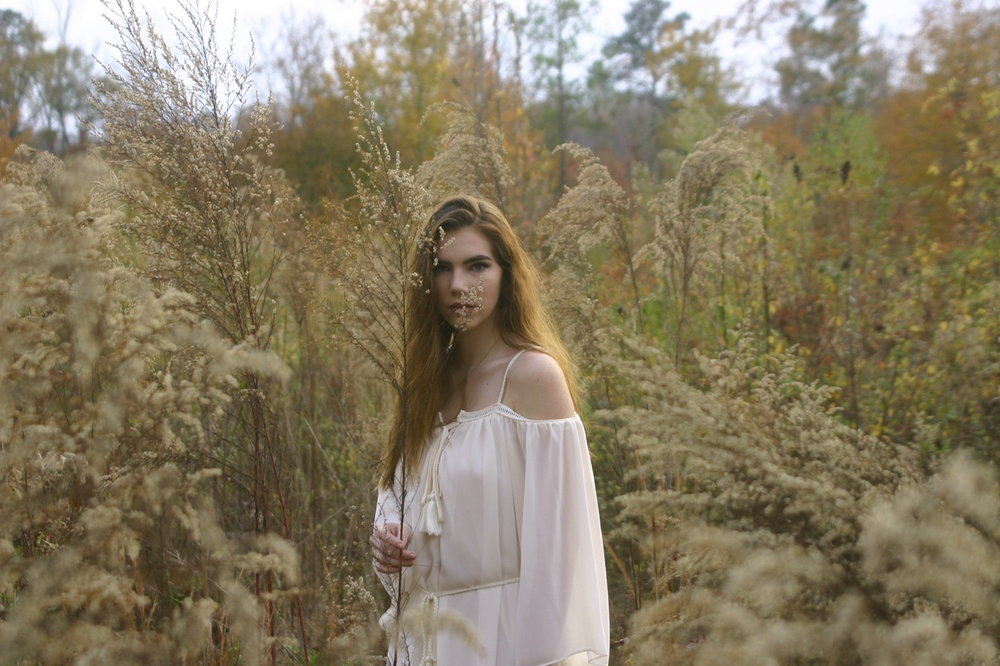
#> input picture Computer Vision Photo/1.jpg, 1000 x 666 px, shrunk from 1400 x 933 before the run, found by its file name
$ jupyter execute skeleton.ipynb   (shell and % lines are left out)   (older library calls are emulated)
#> lines starting #> are read from the running program, lines starting #| are printed output that depends on the picture
## Лабораторная 4. Пространственная фильтрация

[cell 1]
import cv2
from matplotlib import pyplot as plt
import numpy as np
from ipywidgets import interact, interactive, fixed, interact_manual
import ipywidgets as widgets

### Полный снимок скелета, полученный с помощью гамма-лучей.

[cell 2]
original = cv2.imread("1.jpg")
#> original is the input picture: shape (666, 1000, 3); mean B, G, R 98.3, 123.3, 134.1

[cell 3]
def showImage(imageArray, size=(15,15), colorMap = 'gray'):
    plt.figure(figsize=size)
    plt.imshow(imageArray, interpolation='nearest', cmap = colorMap)
    plt.show()

[cell 4]
showImage(original)

### Применение оператора лапласиана к изображению.

[cell 5]
gray = cv2.cvtColor(original, cv2.COLOR_BGR2GRAY)
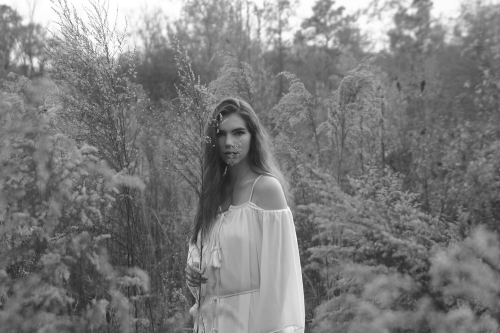
#> gray: shape (666, 1000) (shown at 1/2 size); min 22, max 255, mean 123.7
print(type(gray))
#| <class 'numpy.ndarray'>

[cell 6]
mask =np.array([[-1, -1, -1], [-1, 8, -1], [-1, -1, -1]])

filtered = cv2.filter2D(gray, -1, mask)
laplacian = cv2.Laplacian(filtered, 6)
showImage(laplacian)

### Повышение резкости сложением изображений.

[cell 7]
from io import BytesIO
from skimage import io
from PIL import Image, ImageDraw
from skimage import img_as_float
import numpy as np
import cv2

image = io.imread('1.jpg')

width = image.shape[0]
height = image.shape[1]
print(cv2.CV_64F)

[cell 8]
sobelx = cv2.Sobel(image, cv2.CV_64F, 1, 0)
sobely = cv2.Sobel(image, cv2.CV_64F, 0, 1)

sobelx = cv2.convertScaleAbs(sobelx)
sobely = cv2.convertScaleAbs(sobely)
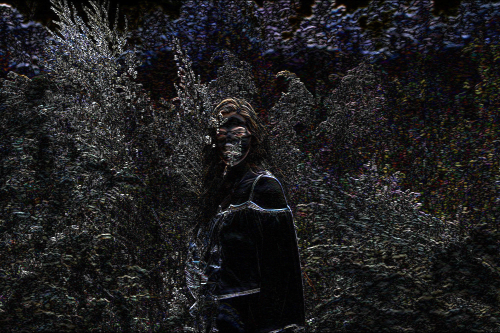
#> sobely: shape (666, 1000, 3) (shown at 1/2 size); mean R, G, B 29.8, 29.4, 30.6

sobelxy = cv2.addWeighted(sobelx, 1, sobely, 1, 1)

image_lapl = cv2.Laplacian(image, cv2.CV_64F)
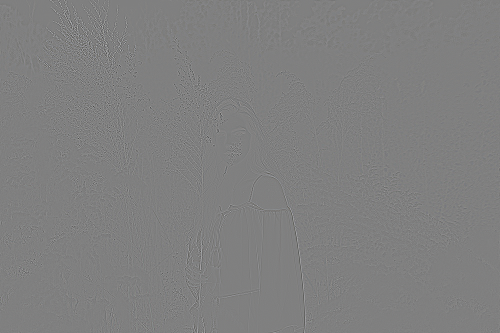
#> image_lapl: shape (666, 1000, 3) float64 (shown at 1/2 size); mean R, G, B 0, 0, 0; drawn with min black and max white

Imin = np.max(image_lapl)
#> Imin = 274
Imax = np.min(image_lapl)
#> Imax = -276

Omin, Omax = 0, 255
a = float(Omax - Omin) / (Imax - Imin)
#> a = -0.464
b = Omin - a * Imin
#> b = 127
out = a * image_lapl + b
out = out.astype(np.uint8)

image_sum = image + out
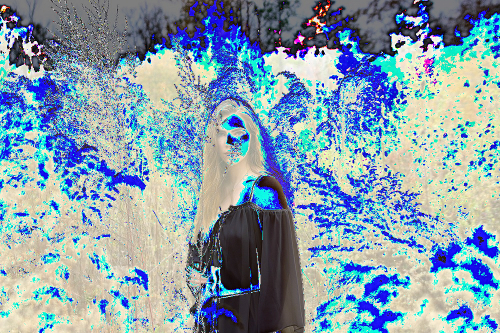
#> image_sum: shape (666, 1000, 3) (shown at 1/2 size); mean R, G, B 134.7, 158.1, 171.9
image_sum = cv2.addWeighted(out, 0, image, 1, 0.0)

mean_image = cv2.blur(sobelxy, (5,5))
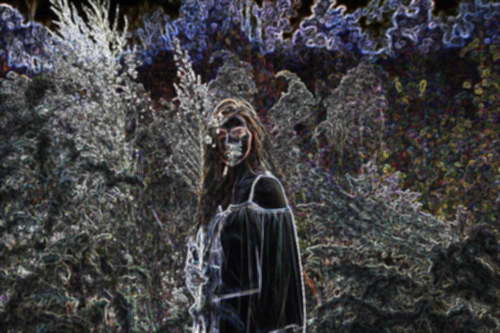
#> mean_image: shape (666, 1000, 3) (shown at 1/2 size); mean R, G, B 63.5, 62.6, 64.5

mask_image = image.copy()
#mask_image = cv2.bitwise_and(mean_image, image_sum, mask = None)
mask_image = mean_image & image_sum
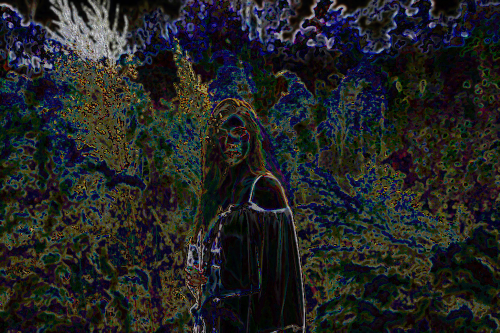
#> mask_image: shape (666, 1000, 3) (shown at 1/2 size); mean R, G, B 34.9, 36.5, 36.1

image_prelast = cv2.addWeighted(image, 1, mask_image, 0.4, 1.0)

gamma = 0.5
image_last = np.array(255*(image_prelast / 255) ** gamma, dtype = 'uint8')
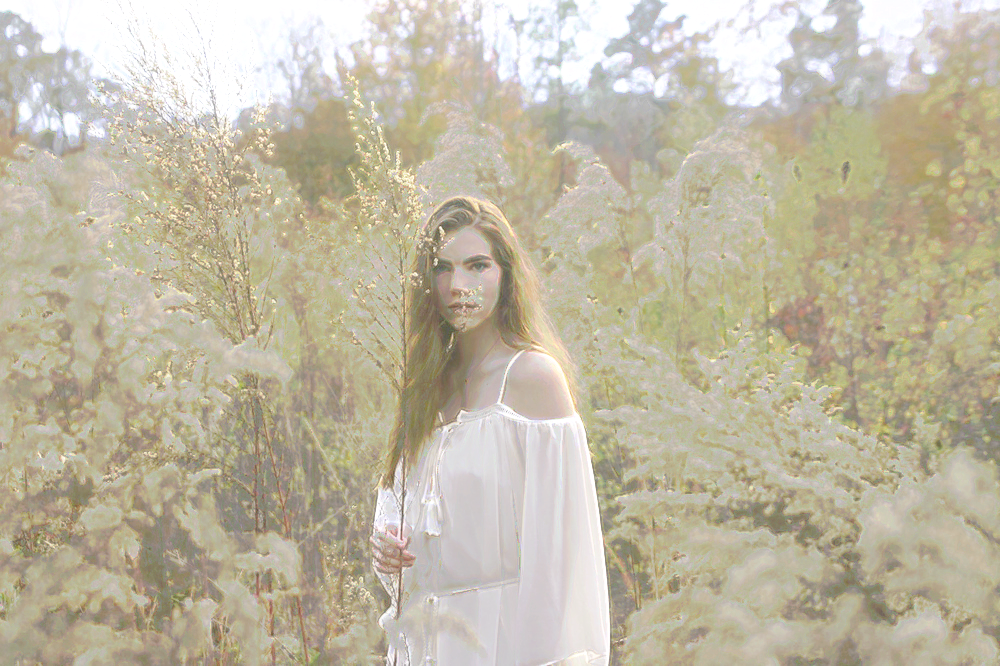
#> image_last: shape (666, 1000, 3); mean R, G, B 192.2, 184.9, 164.1
# [6 lines of commented-out code are left out]
showImage(image_last)
#image_last = cv2.GaussianBlur(image_last, (5,5), 0)

[cell 9]
# [10 lines left out: function getNormalizationImage, not called in this run]

[cell 10]
mask_image = image.copy()
mask_image = mean_image & image_sum
showImage(mean_image)

$ run again, with Computer Vision Photo/2.jpg copied over Computer Vision Photo/1.jpg
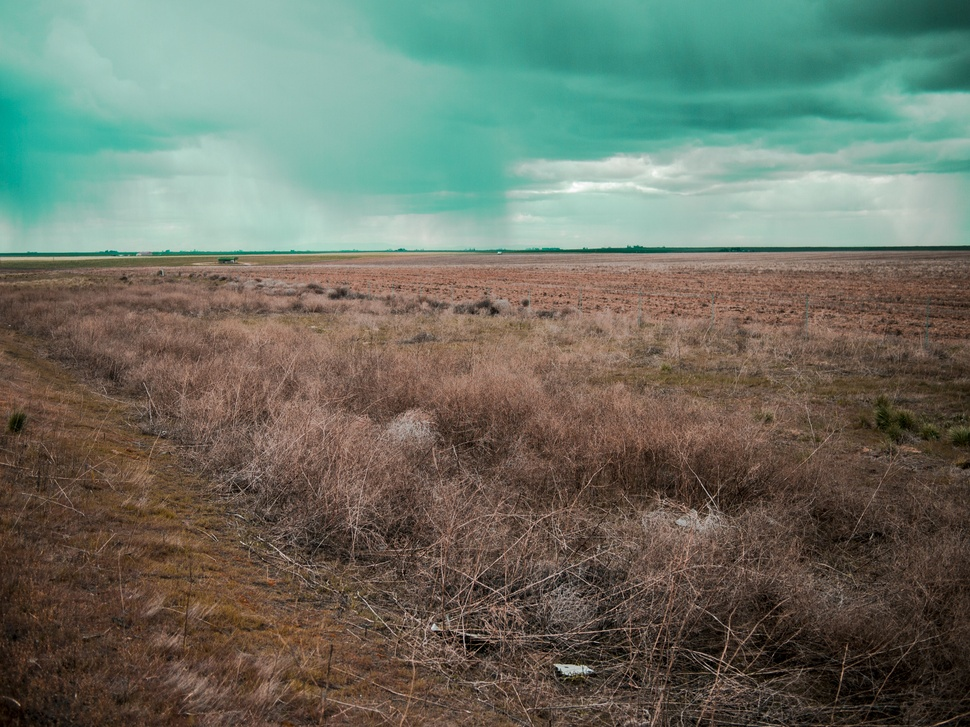
#> input picture Computer Vision Photo/2.jpg, 970 x 727 px, shrunk from 4032 x 3024 before the run, found by its file name
#> original is the input picture: shape (727, 970, 3); mean B, G, R 100.2, 113.7, 107
#| <class 'numpy.ndarray'>
#> `sobelxy = cv2.addWeighted(sobelx, 1, sobely, 1, 1)`:
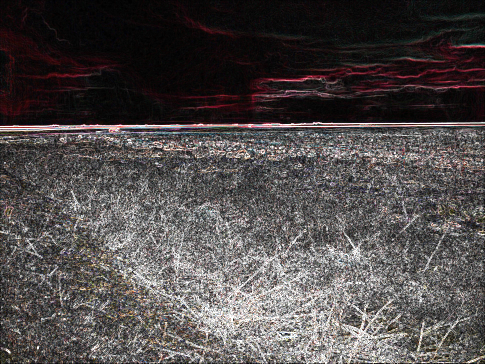
#> sobelxy: shape (727, 970, 3) (shown at 1/2 size); mean R, G, B 80.4, 75.4, 74.9
#> Imin = 342
#> Imax = -430
#> a = -0.33
#> b = 113
#> `out = a * image_lapl + b`:
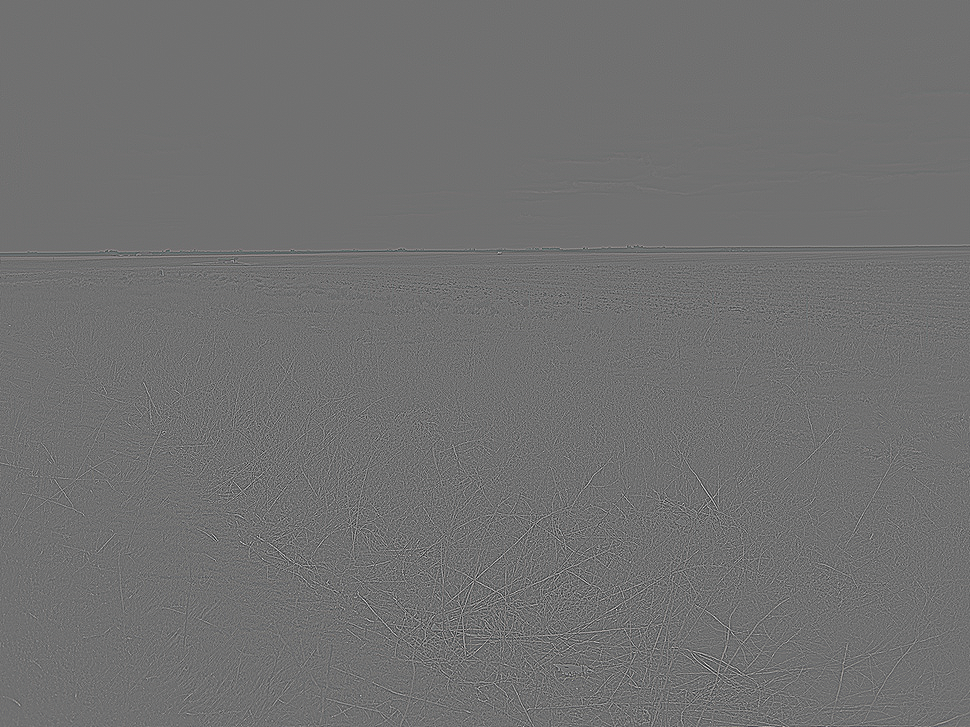
#> out: shape (727, 970, 3) float64; mean R, G, B 113, 113, 113

$ run again, with Computer Vision Photo/3.jpg copied over Computer Vision Photo/1.jpg
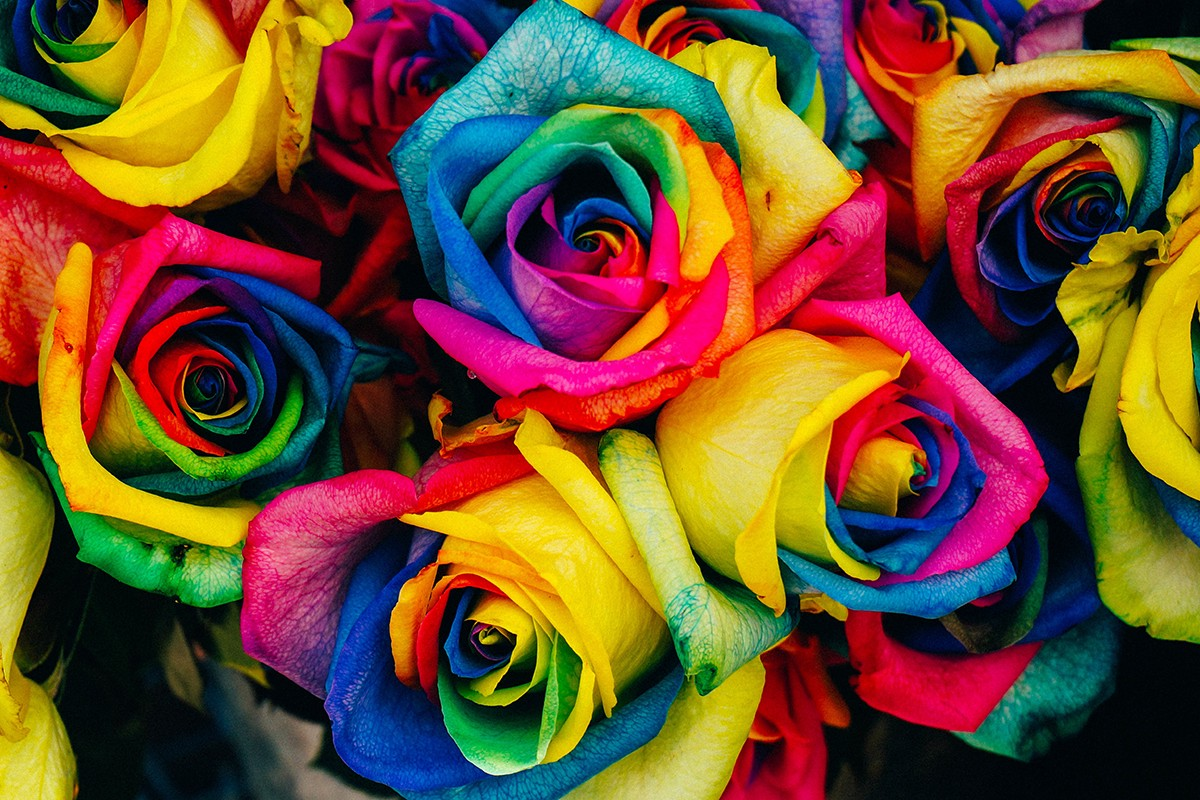
#> input picture Computer Vision Photo/3.jpg, 1200 x 800 px, found by its file name
#> original is the input picture: shape (800, 1200, 3); mean B, G, R 46.2, 78.8, 112.4
#| <class 'numpy.ndarray'>
#> `sobely = cv2.convertScaleAbs(sobely)`:
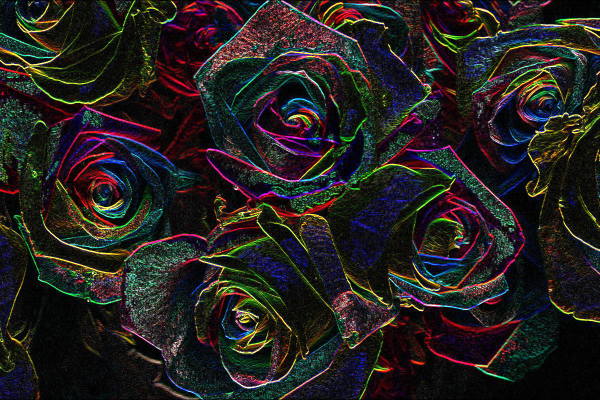
#> sobely: shape (800, 1200, 3) (shown at 1/2 size); mean R, G, B 36.4, 33, 31.6
#> `sobelxy = cv2.addWeighted(sobelx, 1, sobely, 1, 1)`:
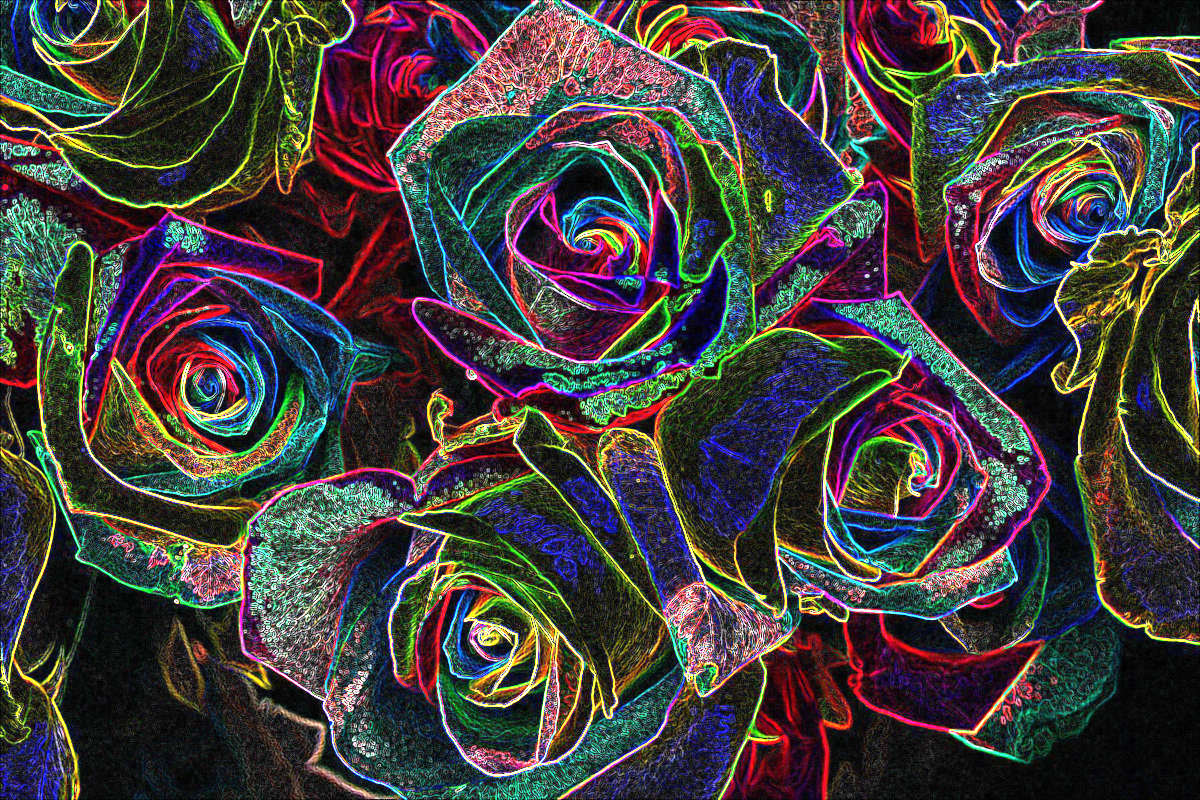
#> sobelxy: shape (800, 1200, 3); mean R, G, B 68.5, 63.4, 62.5
#> Imin = 385
#> Imax = -488
#> a = -0.292
#> b = 112.5
